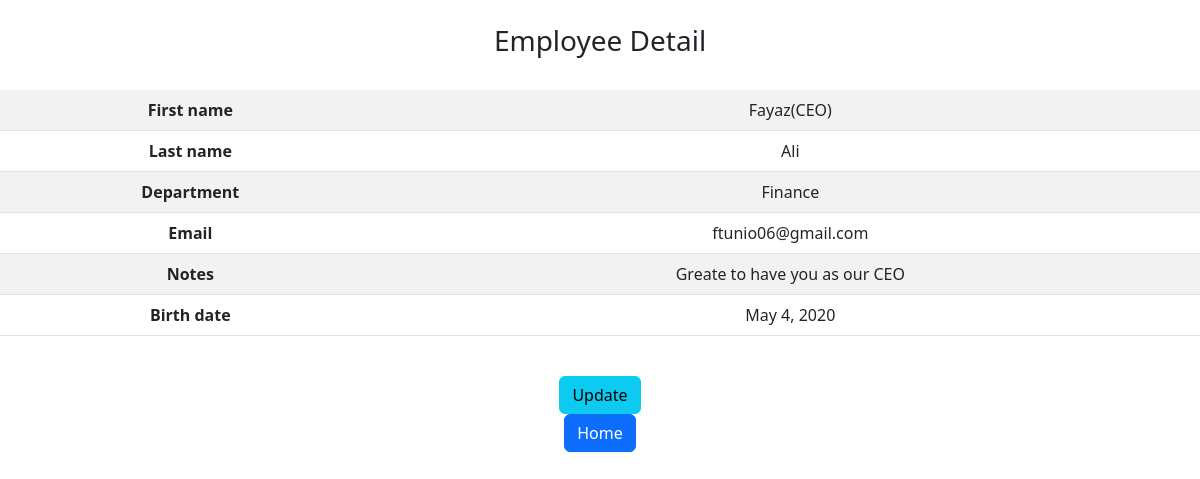
Page /employee-detail/5/ (signed in) on the committed database.
### model/models.py (models this page shows, shortened)
class Employee(models.Model):
    first_name = models.CharField(max_length=30)
    last_name = models.CharField(max_length=30)
    email = models.EmailField()
    birth_date = models.DateField()
    notes = models.CharField(max_length=200)
    country= models.ForeignKey(Country,on_delete=models.CASCADE),
    department = models.ForeignKey(Department,on_delete=models.CASCADE)

class Department(models.Model):
    dept_name = models.CharField(max_length=20)
    city =  models.CharField(max_length=30)
    def __str__(self):
        return f"{self.dept_name}"

### model/views.py (the view)
# urls.py: path('employee-detail/<int:pk>/',views.employee_detail,name='employee-detail'),
@login_required
def employee_detail(request,pk):
    try:
        employee = get_object_or_404(Employee,pk=pk)
    except Http404:
        return render(request,'model/not_found.html',status=404)
    return render(request,'model/employee_detail.html',{'employee':employee})

### model/templates/model/employee_detail.html (shortened to what this page needs)
{%extends 'model/base.html'%}
{%block content%}
<div class="text-center">
    <br>
    <h3 class="text-center">
       Employee Detail
    </h3>
    <br>
    <table class="table table-striped table-hover">
        <tbody>
          <tr>
            <th scope="row">First name</th>
            <td>{{ employee.first_name }}</td>
          </tr>
          <tr>
            <th scope="row">Last name</th>
            <td>{{ employee.last_name }}</td>
          </tr>
          <tr>
            <th scope="row">Department</th>
            <td>{{ employee.department }}</td>
          </tr>
          <tr>
            <th scope="row">Email</th>
            <td>{{ employee.email }}</td>
          </tr>
          <tr>
            <th scope="row">Notes</th>
            <td>{{ employee.notes }}</td>
          </tr>
          <tr>
            <th scope="row">Birth date</th>
            <td>{{ employee.birth_date }}</td>
          </tr>
        </tbody>
      </table>
</div>
<br>
<div class="text-center">
    <form action="{%url 'update-employee' pk=employee.id%}">
        <button class="btn btn-info">Update</button>
    </form>
</div>
<div class="text-center">
    <a class="text-center" href="{%url 'all-employees'%}">
        <button class="btn btn-primary">Home</button>
    </a>
</div>
{%endblock%}

### rows in the picture
Employee: first_name "Fayaz(CEO)", last_name "Ali", department "Finance", email "ftunio06@gmail.com", notes "Greate to have you as our CEO", birth_date "May 4, 2020"
